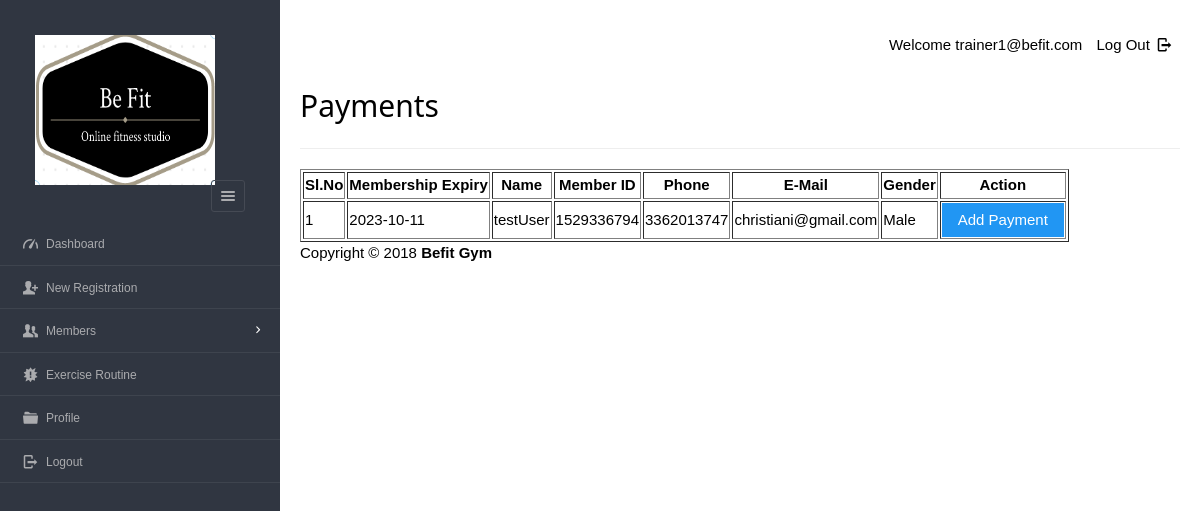
The app's page /Trainer/dashboard/admin/payments.php (signed in) with its own data.
### tables this page shows
CREATE TABLE `users` (
  `userid` varchar(20) NOT NULL,
  `username` varchar(40) NOT NULL,
  `gender` varchar(8) NOT NULL,
  `mobile` varchar(20) NOT NULL,
  `email` varchar(20) NOT NULL,
  `pass_key` varchar(30) NOT NULL,
  `dob` varchar(10) NOT NULL,
  `joining_date` varchar(10) NOT NULL
);

CREATE TABLE `enrolls_to` (
  `et_id` int(5) NOT NULL,
  `pid` varchar(8) NOT NULL,
  `uid` varchar(20) NOT NULL,
  `paid_date` varchar(15) DEFAULT NULL,
  `expire` varchar(15) DEFAULT NULL,
  `renewal` varchar(15) DEFAULT NULL
);

### Trainer/dashboard/admin/payments.php (the view, shortened to what this page needs)
<?php
require '../../include/db_conn.php';
?>
<!DOCTYPE html>
<html lang="en">
<head>
    <link rel="stylesheet" href="../../css/style.css"  id="style-resource-5">
    <link rel="stylesheet" href="../../css/dashMain.css">
    <link rel="stylesheet" type="text/css" href="../../css/entypo.css">
    <link href="a1style.css" type="text/css" rel="stylesheet">
</head>
      <body class="page-body  page-fade" onload="collapseSidebar()">
    	<div class="page-container sidebar-collapsed" id="navbarcollapse">
		<div class="sidebar-menu">
			<header class="logo-env">
			<div class="logo">
				<a href="main.php">
					<img src="../../images/logo.png" alt="" width="192" height="80" />
				</a>
			</div>
					<div class="sidebar-collapse" onclick="collapseSidebar()">
				<a href="#" class="sidebar-collapse-icon with-animation">
					<i class="entypo-menu"></i>
				</a>
			</div>
			</header>
    		<?php include('nav.php'); ?>
    	</div>
    		<div class="main-content">
				<div class="row">
					<div class="col-md-6 col-sm-8 clearfix">
					</div>
					<div class="col-md-6 col-sm-4 clearfix hidden-xs">
						<ul class="list-inline links-list pull-right">
							<li>Welcome <?php echo $_SESSION['full_name']; ?>
							</li>
							<li>
								<a href="logout.php">
									Log Out <i class="entypo-logout right"></i>
								</a>
							</li>
						</ul>
					</div>
				</div>
		<h2>Payments</h2>
		<hr />
		<table class="table table-bordered datatable" id="table-1" border=1>
			<thead>
				<tr>
					<th>Sl.No</th>
					<th>Membership Expiry</th>
					<th>Name</th>
					<th>Member ID</th>
					<th>Phone</th>
					<th>E-Mail</th>
					<th>Gender</th>
					<th>Action</th>
				</tr>
			</thead>
				<tbody>
				<?php
					$query  = "select * from enrolls_to where renewal='yes' ORDER BY expire";
					$result = mysqli_query($con, $query);
					$sno    = 1;
					if (mysqli_affected_rows($con) != 0) {
					    while ($row = mysqli_fetch_array($result, MYSQLI_ASSOC)) {
					        $uid   = $row['uid'];
					        $planid=$row['pid'];
					        $query1  = "select * from users WHERE userid='$uid'";
					        $result1 = mysqli_query($con, $query1);
					        if (mysqli_affected_rows($con) == 1) {
					            while ($row1 = mysqli_fetch_array($result1, MYSQLI_ASSOC)) {
					                 echo "<tr><td>".$sno."</td>";
					                echo "<td>" . $row['expire'] . "</td>";
					                echo "<td>" . $row1['username'] . "</td>";
					                echo "<td>" . $row1['userid'] . "</td>";
					                echo "<td>" . $row1['mobile'] . "</td>";
					                echo "<td>" . $row1['email'] . "</td>";
					                echo "<td>" . $row1['gender'] . "</td>";
					                $sno++;
					                echo "<td><form action='make_payments.php' method='post'><input type='hidden' name='userID' value='" . $uid . "'/>
					                <input type='hidden' name='planID' value='" . $planid . "'/><input type='submit' class='a1-btn a1-blue' value='Add Payment ' class='btn btn-info'/></form></td></tr>";
					                $uid = 0;
					            }
					        }
					    }
					}
					?>
				</tbody>
		</table>
			<?php include('footer.php'); ?>
    	</div>
    </body>
</html>

### Trainer/css/style.css (style rules this page uses)
html { font-size: 62.5%; font-family: sans-serif; }
div { display: block; }
body { font-family: "Noto Sans", sans-serif, "Helvetica Neue", Helvetica, Arial, sans-serif; font-size: 12px; line-height: 1.428571429; display: block; margin: 0; }
*, *:before, *:after { box-sizing: border-box; }
a { text-decoration: none; background: transparent; }
img { vertical-align: middle; }
img { border: 0; }
.logo img { width: 220px; height: 200px; }
input, button, select, textarea { font-family: inherit; font-size: inherit; line-height: inherit; }
button, input { line-height: normal; }
button, input, select, textarea { font-family: inherit; font-size: 100%; margin: 0; }
input { background-color: white; cursor: text; padding: 1px; border-width: 2px; border-style: inset; border-color: initial; border-image: initial; }
input, textarea, select, button { text-rendering: auto; color: initial; letter-spacing: normal; word-spacing: normal; text-transform: none; text-indent: 0px; text-shadow: none; display: inline-block; text-align: start; margin: 0em; font: 400 13.3333px Arial; }
button, html input[type="button"], input[type="reset"], input[type="submit"] { cursor: pointer; }
a { color: #373e4a; text-decoration: none; }
a { background: transparent; }
a { color: #373e4a; }
.page-container { position: relative; padding-left: 280px; }
.page-container .sidebar-menu { position: absolute; width: 280px; top: 0; left: 0; bottom: 0; background: #303641; color: #aaabae; z-index: 1; min-height: 796px; box-sizing: border-box; }
.page-container .sidebar-menu .logo-env { width: 100%; padding: 35px; padding-bottom: 10px; box-sizing: border-box; }
.page-container .sidebar-menu .logo-env:before, .page-container .sidebar-menu .logo-env:after { content: " "; display: table; }
.page-container .sidebar-menu .logo-env > div { display: block; vertical-align: middle; white-space: nowrap; float: left; }
.page-container .sidebar-menu .logo-env > div > a { display: inline-block; color: #aaabae; }
.page-container .sidebar-menu .logo-env > div.sidebar-collapse, .page-container .sidebar-menu .logo-env > div.sidebar-mobile-menu { position: relative; float: right; }
.page-container .sidebar-menu .logo-env > div.sidebar-collapse a, .page-container .sidebar-menu .logo-env > div.sidebar-mobile-menu a { display: inline-block; border: 1px solid #454a54; text-align: center; padding: 0; line-height: 1; font-size: 20px; font-weight: 300; padding: 5px 2px; background-clip: padding-box; border-radius: 3px; transition: all 200ms ease-in-out; }
.page-container .sidebar-menu .logo-env .logo img { width: 180px; height: 150px; }
.page-container .sidebar-menu .logo-env:after { clear: both; }
ul, ol { margin-top: 0; margin-bottom: 8.5px; }
ul, menu, dir { display: block; list-style-type: disc; }
li { display: list-item; }
i, cite, em, var, address, dfn { font-style: italic; }

### Trainer/css/entypo.css (style rules this page uses)
[class^="entypo-"]:before, [class*=" entypo-"]:before { font-family: "entypo"; font-style: normal; font-weight: normal; speak: none; display: inline-block; text-decoration: inherit; width: 1em; margin-right: .2em; text-align: center; font-variant: normal; text-transform: none; line-height: 1em; margin-left: .2em; }
.entypo-menu:before { content: '\e811'; }
.entypo-logout:before { content: '\e85d'; }

### records on screen
enrolls_to: expire "2023-10-11"
users: username "testUser", userid "1529336794", mobile "3362013747", email "christiani@gmail.com", gender "Male"

### other values on screen
$_SESSION['full_name'] "trainer1@befit.com"
